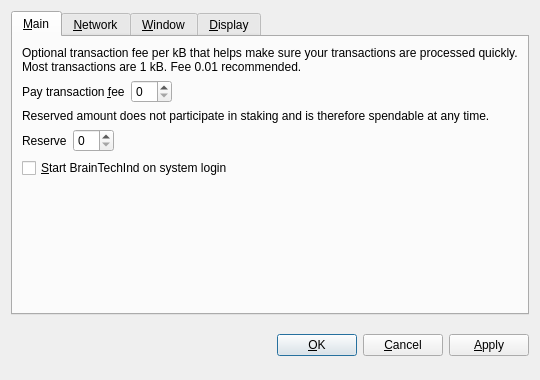
<?xml version="1.0" encoding="UTF-8"?>
<ui version="4.0">
 <class>OptionsDialog</class>
 <widget class="QDialog" name="OptionsDialog">
  <property name="geometry">
   <rect>
    <x>0</x>
    <y>0</y>
    <width>540</width>
    <height>380</height>
   </rect>
  </property>
  <property name="windowTitle">
   <string>Options</string>
  </property>
  <property name="modal">
   <bool>true</bool>
  </property>
  <layout class="QVBoxLayout" name="verticalLayout">
   <item>
    <widget class="QTabWidget" name="tabWidget">
     <property name="tabPosition">
      <enum>QTabWidget::North</enum>
     </property>
     <property name="currentIndex">
      <number>0</number>
     </property>
     <widget class="QWidget" name="tabMain">
      <attribute name="title">
       <string>&amp;Main</string>
      </attribute>
      <layout class="QVBoxLayout" name="verticalLayout_Main">
       <item>
        <widget class="QLabel" name="transactionFeeInfoLabel">
         <property name="text">
          <string>Optional transaction fee per kB that helps make sure your transactions are processed quickly. Most transactions are 1 kB. Fee 0.01 recommended.</string>
         </property>
         <property name="textFormat">
          <enum>Qt::PlainText</enum>
         </property>
         <property name="wordWrap">
          <bool>true</bool>
         </property>
        </widget>
       </item>
       <item>
        <layout class="QHBoxLayout" name="horizontalLayoutFee">
         <item>
          <widget class="QLabel" name="transactionFeeLabel">
           <property name="text">
            <string>Pay transaction &amp;fee</string>
           </property>
           <property name="textFormat">
            <enum>Qt::PlainText</enum>
           </property>
           <property name="buddy">
            <cstring>transactionFee</cstring>
           </property>
          </widget>
         </item>
         <item>
          <widget class="BitcoinAmountField" name="transactionFee"/>
         </item>
         <item>
          <spacer name="horizontalSpacerFee">
           <property name="orientation">
            <enum>Qt::Horizontal</enum>
           </property>
           <property name="sizeHint" stdset="0">
            <size>
             <width>40</width>
             <height>20</height>
            </size>
           </property>
          </spacer>
         </item>
        </layout>
       </item>
       <item>
        <widget class="QLabel" name="reserveBalanceInfoLabel">
         <property name="text">
          <string>Reserved amount does not participate in staking and is therefore spendable at any time.</string>
         </property>
         <property name="textFormat">
          <enum>Qt::PlainText</enum>
         </property>
         <property name="wordWrap">
          <bool>true</bool>
         </property>
        </widget>
       </item>
       <item>
        <layout class="QHBoxLayout" name="horizontalLayoutReserveBalance">
         <item>
          <widget class="QLabel" name="reserveBalanceLabel">
           <property name="text">
            <string>Reserve</string>
           </property>
           <property name="textFormat">
            <enum>Qt::PlainText</enum>
           </property>
           <property name="buddy">
            <cstring>reserveBalance</cstring>
           </property>
          </widget>
         </item>
         <item>
          <widget class="BitcoinAmountField" name="reserveBalance"/>
         </item>
         <item>
          <spacer name="horizontalSpacerReserveBalance">
           <property name="orientation">
            <enum>Qt::Horizontal</enum>
           </property>
           <property name="sizeHint" stdset="0">
            <size>
             <width>40</width>
             <height>20</height>
            </size>
           </property>
          </spacer>
         </item>
        </layout>
       </item>
       <item>
        <widget class="QCheckBox" name="bitcoinAtStartup">
         <property name="toolTip">
          <string>Automatically start BrainTechInd after logging in to the system.</string>
         </property>
         <property name="text">
          <string>&amp;Start BrainTechInd on system login</string>
         </property>
        </widget>
       </item>
       <item>
        <spacer name="verticalSpacer_Main">
         <property name="orientation">
          <enum>Qt::Vertical</enum>
         </property>
         <property name="sizeHint" stdset="0">
          <size>
           <width>20</width>
           <height>40</height>
          </size>
         </property>
        </spacer>
       </item>
      </layout>
     </widget>
     <widget class="QWidget" name="tabNetwork">
      <attribute name="title">
       <string>&amp;Network</string>
      </attribute>
      <layout class="QVBoxLayout" name="verticalLayout_Network">
       <item>
        <widget class="QCheckBox" name="mapPortUpnp">
         <property name="toolTip">
          <string>Automatically open the BrainTechInd client port on the router. This only works when your router supports UPnP and it is enabled.</string>
         </property>
         <property name="text">
          <string>Map port using &amp;UPnP</string>
         </property>
        </widget>
       </item>
       <item>
        <widget class="QCheckBox" name="connectSocks">
         <property name="toolTip">
          <string>Connect to the BrainTechInd network through a SOCKS proxy (e.g. when connecting through Tor).</string>
         </property>
         <property name="text">
          <string>&amp;Connect through SOCKS proxy:</string>
         </property>
        </widget>
       </item>
       <item>
        <layout class="QHBoxLayout" name="horizontalLayout_Network">
         <item>
          <widget class="QLabel" name="proxyIpLabel">
           <property name="text">
            <string>Proxy &amp;IP:</string>
           </property>
           <property name="textFormat">
            <enum>Qt::PlainText</enum>
           </property>
           <property name="buddy">
            <cstring>proxyIp</cstring>
           </property>
          </widget>
         </item>
         <item>
          <widget class="QValidatedLineEdit" name="proxyIp">
           <property name="maximumSize">
            <size>
             <width>140</width>
             <height>16777215</height>
            </size>
           </property>
           <property name="toolTip">
            <string>IP address of the proxy (e.g. 127.0.0.1)</string>
           </property>
          </widget>
         </item>
         <item>
          <widget class="QLabel" name="proxyPortLabel">
           <property name="text">
            <string>&amp;Port:</string>
           </property>
           <property name="textFormat">
            <enum>Qt::PlainText</enum>
           </property>
           <property name="buddy">
            <cstring>proxyPort</cstring>
           </property>
          </widget>
         </item>
         <item>
          <widget class="QLineEdit" name="proxyPort">
           <property name="maximumSize">
            <size>
             <width>55</width>
             <height>16777215</height>
            </size>
           </property>
           <property name="toolTip">
            <string>Port of the proxy (e.g. 9050)</string>
           </property>
          </widget>
         </item>
         <item>
          <widget class="QLabel" name="socksVersionLabel">
           <property name="text">
            <string>SOCKS &amp;Version:</string>
           </property>
           <property name="textFormat">
            <enum>Qt::PlainText</enum>
           </property>
           <property name="buddy">
            <cstring>socksVersion</cstring>
           </property>
          </widget>
         </item>
         <item>
          <widget class="QValueComboBox" name="socksVersion">
           <property name="toolTip">
            <string>SOCKS version of the proxy (e.g. 5)</string>
           </property>
          </widget>
         </item>
         <item>
          <spacer name="horizontalSpacer_Network">
           <property name="orientation">
            <enum>Qt::Horizontal</enum>
           </property>
           <property name="sizeHint" stdset="0">
            <size>
             <width>40</width>
             <height>20</height>
            </size>
           </property>
          </spacer>
         </item>
        </layout>
       </item>
       <item>
        <spacer name="verticalSpacer_Network">
         <property name="orientation">
          <enum>Qt::Vertical</enum>
         </property>
         <property name="sizeHint" stdset="0">
          <size>
           <width>20</width>
           <height>40</height>
          </size>
         </property>
        </spacer>
       </item>
      </layout>
     </widget>
     <widget class="QWidget" name="tabWindow">
      <attribute name="title">
       <string>&amp;Window</string>
      </attribute>
      <layout class="QVBoxLayout" name="verticalLayout_Window">
       <item>
        <widget class="QCheckBox" name="minimizeToTray">
         <property name="toolTip">
          <string>Show only a tray icon after minimizing the window.</string>
         </property>
         <property name="text">
          <string>&amp;Minimize to the tray instead of the taskbar</string>
         </property>
        </widget>
       </item>
       <item>
        <widget class="QCheckBox" name="minimizeOnClose">
         <property name="toolTip">
          <string>Minimize instead of exit the application when the window is closed. When this option is enabled, the application will be closed only after selecting Quit in the menu.</string>
         </property>
         <property name="text">
          <string>M&amp;inimize on close</string>
         </property>
        </widget>
       </item>
       <item>
        <spacer name="verticalSpacer_Window">
         <property name="orientation">
          <enum>Qt::Vertical</enum>
         </property>
         <property name="sizeHint" stdset="0">
          <size>
           <width>20</width>
           <height>40</height>
          </size>
         </property>
        </spacer>
       </item>
      </layout>
     </widget>
     <widget class="QWidget" name="tabDisplay">
      <attribute name="title">
       <string>&amp;Display</string>
      </attribute>
      <layout class="QVBoxLayout" name="verticalLayout_Display">
       <item>
        <layout class="QHBoxLayout" name="horizontalLayout_1_Display">
         <item>
          <widget class="QLabel" name="langLabel">
           <property name="text">
            <string>User Interface &amp;language:</string>
           </property>
           <property name="textFormat">
            <enum>Qt::PlainText</enum>
           </property>
           <property name="buddy">
            <cstring>lang</cstring>
           </property>
          </widget>
         </item>
         <item>
          <widget class="QValueComboBox" name="lang">
           <property name="toolTip">
            <string>The user interface language can be set here. This setting will take effect after restarting BrainTechInd.</string>
           </property>
          </widget>
         </item>
        </layout>
       </item>
       <item>
        <layout class="QHBoxLayout" name="horizontalLayout_2_Display">
         <item>
          <widget class="QLabel" name="unitLabel">
           <property name="text">
            <string>&amp;Unit to show amounts in:</string>
           </property>
           <property name="textFormat">
            <enum>Qt::PlainText</enum>
           </property>
           <property name="buddy">
            <cstring>unit</cstring>
           </property>
          </widget>
         </item>
         <item>
          <widget class="QValueComboBox" name="unit">
           <property name="toolTip">
            <string>Choose the default subdivision unit to show in the interface and when sending coins.</string>
           </property>
          </widget>
         </item>
        </layout>
       </item>
       <item>
        <widget class="QCheckBox" name="displayAddresses">
         <property name="toolTip">
          <string>Whether to show BrainTechInd addresses in the transaction list or not.</string>
         </property>
         <property name="text">
          <string>&amp;Display addresses in transaction list</string>
         </property>
        </widget>
       </item>
       <item>
        <widget class="QCheckBox" name="coinControlFeatures">
         <property name="toolTip">
          <string>Whether to show coin control features or not.</string>
         </property>
         <property name="text">
          <string>Display coin &amp;control features (experts only!)</string>
         </property>
        </widget>
       </item>
       <item>
        <spacer name="verticalSpacer_Display">
         <property name="orientation">
          <enum>Qt::Vertical</enum>
         </property>
         <property name="sizeHint" stdset="0">
          <size>
           <width>20</width>
           <height>40</height>
          </size>
         </property>
        </spacer>
       </item>
      </layout>
     </widget>
    </widget>
   </item>
   <item>
    <layout class="QHBoxLayout" name="horizontalLayout_Buttons">
     <item>
      <spacer name="horizontalSpacer_1">
       <property name="orientation">
        <enum>Qt::Horizontal</enum>
       </property>
       <property name="sizeHint" stdset="0">
        <size>
         <width>40</width>
         <height>48</height>
        </size>
       </property>
      </spacer>
     </item>
     <item>
      <widget class="QLabel" name="statusLabel">
       <property name="font">
        <font>
         <weight>75</weight>
         <bold>true</bold>
        </font>
       </property>
       <property name="text">
        <string/>
       </property>
       <property name="textFormat">
        <enum>Qt::PlainText</enum>
       </property>
       <property name="wordWrap">
        <bool>true</bool>
       </property>
      </widget>
     </item>
     <item>
      <spacer name="horizontalSpacer_2">
       <property name="orientation">
        <enum>Qt::Horizontal</enum>
       </property>
       <property name="sizeHint" stdset="0">
        <size>
         <width>40</width>
         <height>48</height>
        </size>
       </property>
      </spacer>
     </item>
     <item>
      <widget class="QPushButton" name="okButton">
       <property name="text">
        <string>&amp;OK</string>
       </property>
      </widget>
     </item>
     <item>
      <widget class="QPushButton" name="cancelButton">
       <property name="text">
        <string>&amp;Cancel</string>
       </property>
       <property name="autoDefault">
        <bool>false</bool>
       </property>
      </widget>
     </item>
     <item>
      <widget class="QPushButton" name="applyButton">
       <property name="text">
        <string>&amp;Apply</string>
       </property>
       <property name="autoDefault">
        <bool>false</bool>
       </property>
      </widget>
     </item>
    </layout>
   </item>
  </layout>
 </widget>
 <customwidgets>
  <customwidget>
   <class>BitcoinAmountField</class>
   <extends>QSpinBox</extends>
   <header>bitcoinamountfield.h</header>
  </customwidget>
  <customwidget>
   <class>QValueComboBox</class>
   <extends>QComboBox</extends>
   <header>qvaluecombobox.h</header>
  </customwidget>
  <customwidget>
   <class>QValidatedLineEdit</class>
   <extends>QLineEdit</extends>
   <header>qvalidatedlineedit.h</header>
  </customwidget>
 </customwidgets>
 <resources/>
 <connections/>
</ui>
